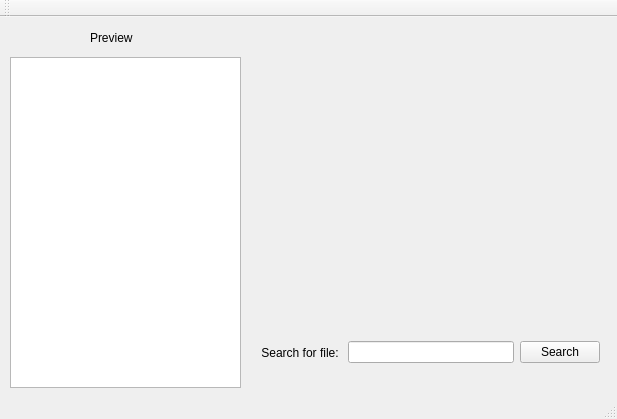
<?xml version="1.0" encoding="UTF-8"?>
<ui version="4.0">
 <class>NotespaceClass</class>
 <widget class="QMainWindow" name="NotespaceClass">
  <property name="geometry">
   <rect>
    <x>0</x>
    <y>0</y>
    <width>617</width>
    <height>419</height>
   </rect>
  </property>
  <property name="windowTitle">
   <string>Notespace</string>
  </property>
  <widget class="QWidget" name="centralWidget">
   <widget class="QTextEdit" name="preViewText">
    <property name="geometry">
     <rect>
      <x>10</x>
      <y>40</y>
      <width>231</width>
      <height>331</height>
     </rect>
    </property>
   </widget>
   <widget class="QLabel" name="label">
    <property name="geometry">
     <rect>
      <x>90</x>
      <y>10</y>
      <width>91</width>
      <height>21</height>
     </rect>
    </property>
    <property name="mouseTracking">
     <bool>false</bool>
    </property>
    <property name="text">
     <string>Preview</string>
    </property>
   </widget>
   <widget class="QWidget" name="">
    <property name="geometry">
     <rect>
      <x>250</x>
      <y>300</y>
      <width>361</width>
      <height>71</height>
     </rect>
    </property>
    <layout class="QHBoxLayout" name="horizontalLayout_2">
     <item>
      <widget class="QLabel" name="label_2">
       <property name="layoutDirection">
        <enum>Qt::LeftToRight</enum>
       </property>
       <property name="autoFillBackground">
        <bool>false</bool>
       </property>
       <property name="text">
        <string>Search for file: </string>
       </property>
       <property name="alignment">
        <set>Qt::AlignRight|Qt::AlignTrailing|Qt::AlignVCenter</set>
       </property>
      </widget>
     </item>
     <item>
      <widget class="QLineEdit" name="lineEdit">
       <property name="layoutDirection">
        <enum>Qt::LeftToRight</enum>
       </property>
       <property name="autoFillBackground">
        <bool>false</bool>
       </property>
      </widget>
     </item>
     <item>
      <widget class="QPushButton" name="Search">
       <property name="layoutDirection">
        <enum>Qt::LeftToRight</enum>
       </property>
       <property name="autoFillBackground">
        <bool>false</bool>
       </property>
       <property name="text">
        <string>Search</string>
       </property>
      </widget>
     </item>
    </layout>
   </widget>
  </widget>
  <widget class="QToolBar" name="mainToolBar">
   <attribute name="toolBarArea">
    <enum>TopToolBarArea</enum>
   </attribute>
   <attribute name="toolBarBreak">
    <bool>false</bool>
   </attribute>
  </widget>
  <widget class="QStatusBar" name="statusBar"/>
 </widget>
 <layoutdefault spacing="6" margin="11"/>
 <resources>
  <include location="notespace.qrc"/>
 </resources>
 <connections/>
</ui>
